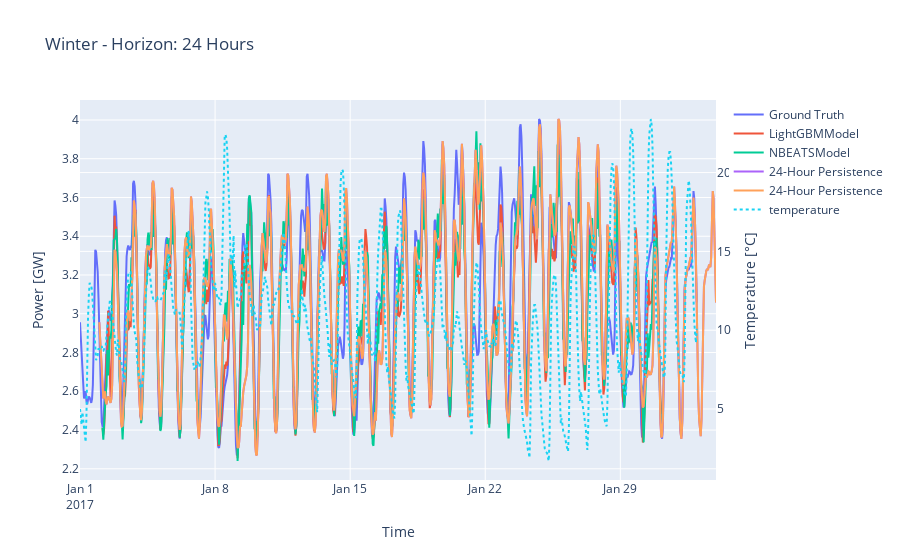
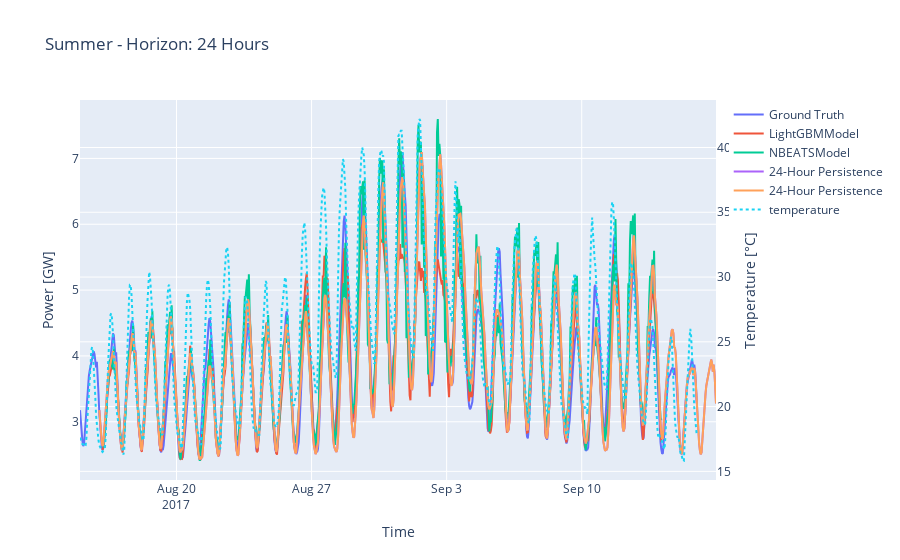
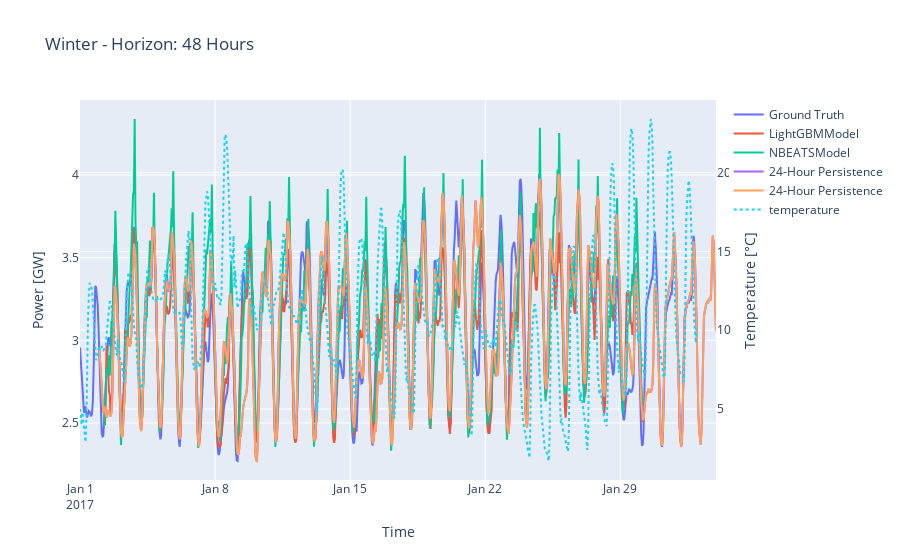
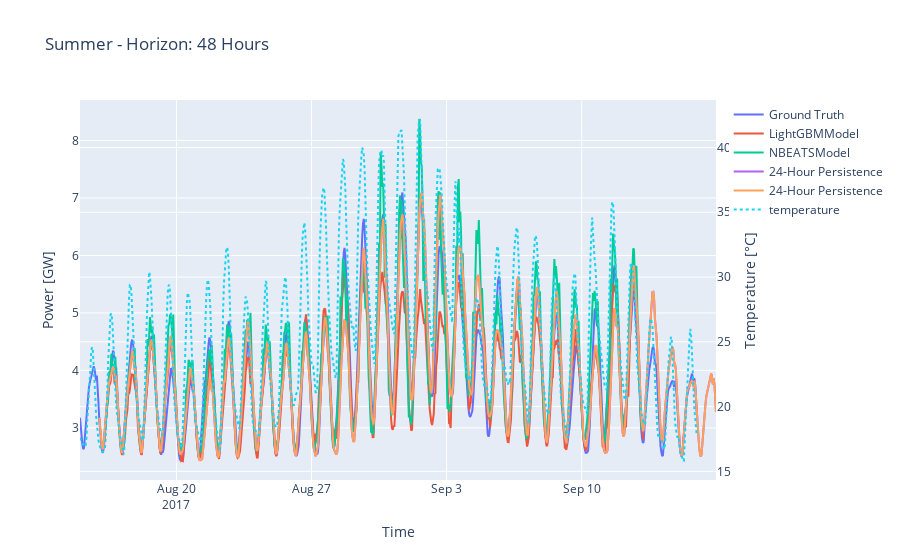

Write notebook code for charts like these, in order.
### Markdown cell above
### Plot 1: Side-by-side comparison of the models

### Code cell
temp_data = {'Summer': df_cov_test.iloc[:,0], 'Winter': df_cov_val.iloc[:,0]}
model_names.append('24-Hour Persistence')

for n_ahead, dict_result_season in dict_result_n_ahead.items():

    for season, (_, preds_per_model, gt) in dict_result_season.items():
        fig = go.Figure()

        # Add the ground truth data to the left axis
        fig.add_trace(go.Scatter(x=gt.pd_series().index, y=gt.pd_series().values, name="Ground Truth", yaxis="y1"))

        for model_name in model_names:
            preds = preds_per_model[model_name]
            fig.add_trace(go.Scatter(x=preds.pd_series().index, y=preds.pd_series().values, name=model_name, yaxis="y1"))

        # Add the df_cov_test data to the right axis
        
        series_weather = temp_data[season]
        fig.add_trace(go.Scatter(
        x=series_weather.index,
        y=series_weather.values,
        name="temperature",
        yaxis="y2",
        line=dict(dash="dot")  # Set the line style to dotted
    ))

        fig.update_layout(
            title=f"{season} - Horizon: {n_ahead// timesteps_per_hour} Hours",
            xaxis=dict(title="Time"),
            yaxis=dict(title=f"Power [{ts_train[0].components[0][-2:]}]", side="left"),
            yaxis2=dict(title="Temperature [°C]", overlaying="y", side="right"),
        )

        fig.show()
        wandb.log({f"{season} - Side-by-side comparison of predictions and the ground truth": fig})

### Figure 1 — Plotly figure (JSON) as saved in the notebook; plotly's stock layout.template omitted (floating-point values rounded to 4 significant figures; data arrays with more than 128 entries replaced by an {"elided": "..."} marker saying what was removed)
{"data": [{"name": "Ground Truth", "type": "scatter", "x": {"elided": "768 str values"}, "y": {"elided": "768 float values"}, "yaxis": "y"}, {"name": "LightGBMModel", "type": "scatter", "x": {"elided": "696 str values"}, "y": {"elided": "696 float values"}, "yaxis": "y"}, {"name": "NBEATSModel", "type": "scatter", "x": {"elided": "696 str values"}, "y": {"elided": "696 float values"}, "yaxis": "y"}, {"name": "24-Hour Persistence", "type": "scatter", "x": {"elided": "768 str values"}, "y": {"elided": "768 float values"}, "yaxis": "y"}, {"name": "24-Hour Persistence", "type": "scatter", "x": {"elided": "768 str values"}, "y": {"elided": "768 float values"}, "yaxis": "y"}, {"line": {"dash": "dot"}, "name": "temperature", "type": "scatter", "x": {"elided": "768 str values"}, "y": {"elided": "768 float values"}, "yaxis": "y2"}], "layout": {"title": {"text": "Winter - Horizon: 24 Hours"}, "xaxis": {"title": {"text": "Time"}}, "yaxis": {"side": "left", "title": {"text": "Power [GW]"}}, "yaxis2": {"overlaying": "y", "side": "right", "title": {"text": "Temperature [°C]"}}}}

### Figure 2 — Plotly figure (JSON) as saved in the notebook; plotly's stock layout.template omitted (floating-point values rounded to 4 significant figures; data arrays with more than 128 entries replaced by an {"elided": "..."} marker saying what was removed)
{"data": [{"name": "Ground Truth", "type": "scatter", "x": {"elided": "768 str values"}, "y": {"elided": "768 float values"}, "yaxis": "y"}, {"name": "LightGBMModel", "type": "scatter", "x": {"elided": "696 str values"}, "y": {"elided": "696 float values"}, "yaxis": "y"}, {"name": "NBEATSModel", "type": "scatter", "x": {"elided": "696 str values"}, "y": {"elided": "696 float values"}, "yaxis": "y"}, {"name": "24-Hour Persistence", "type": "scatter", "x": {"elided": "768 str values"}, "y": {"elided": "768 float values"}, "yaxis": "y"}, {"name": "24-Hour Persistence", "type": "scatter", "x": {"elided": "768 str values"}, "y": {"elided": "768 float values"}, "yaxis": "y"}, {"line": {"dash": "dot"}, "name": "temperature", "type": "scatter", "x": {"elided": "768 str values"}, "y": {"elided": "768 float values"}, "yaxis": "y2"}], "layout": {"title": {"text": "Summer - Horizon: 24 Hours"}, "xaxis": {"title": {"text": "Time"}}, "yaxis": {"side": "left", "title": {"text": "Power [GW]"}}, "yaxis2": {"overlaying": "y", "side": "right", "title": {"text": "Temperature [°C]"}}}}

### Figure 3 — Plotly figure (JSON) as saved in the notebook; plotly's stock layout.template omitted (floating-point values rounded to 4 significant figures; data arrays with more than 128 entries replaced by an {"elided": "..."} marker saying what was removed)
{"data": [{"name": "Ground Truth", "type": "scatter", "x": {"elided": "768 str values"}, "y": {"elided": "768 float values"}, "yaxis": "y"}, {"name": "LightGBMModel", "type": "scatter", "x": {"elided": "672 str values"}, "y": {"elided": "672 float values"}, "yaxis": "y"}, {"name": "NBEATSModel", "type": "scatter", "x": {"elided": "672 str values"}, "y": {"elided": "672 float values"}, "yaxis": "y"}, {"name": "24-Hour Persistence", "type": "scatter", "x": {"elided": "768 str values"}, "y": {"elided": "768 float values"}, "yaxis": "y"}, {"name": "24-Hour Persistence", "type": "scatter", "x": {"elided": "768 str values"}, "y": {"elided": "768 float values"}, "yaxis": "y"}, {"line": {"dash": "dot"}, "name": "temperature", "type": "scatter", "x": {"elided": "768 str values"}, "y": {"elided": "768 float values"}, "yaxis": "y2"}], "layout": {"title": {"text": "Winter - Horizon: 48 Hours"}, "xaxis": {"title": {"text": "Time"}}, "yaxis": {"side": "left", "title": {"text": "Power [GW]"}}, "yaxis2": {"overlaying": "y", "side": "right", "title": {"text": "Temperature [°C]"}}}}

### Figure 4 — Plotly figure (JSON) as saved in the notebook; plotly's stock layout.template omitted (floating-point values rounded to 4 significant figures; data arrays with more than 128 entries replaced by an {"elided": "..."} marker saying what was removed)
{"data": [{"name": "Ground Truth", "type": "scatter", "x": {"elided": "768 str values"}, "y": {"elided": "768 float values"}, "yaxis": "y"}, {"name": "LightGBMModel", "type": "scatter", "x": {"elided": "672 str values"}, "y": {"elided": "672 float values"}, "yaxis": "y"}, {"name": "NBEATSModel", "type": "scatter", "x": {"elided": "672 str values"}, "y": {"elided": "672 float values"}, "yaxis": "y"}, {"name": "24-Hour Persistence", "type": "scatter", "x": {"elided": "768 str values"}, "y": {"elided": "768 float values"}, "yaxis": "y"}, {"name": "24-Hour Persistence", "type": "scatter", "x": {"elided": "768 str values"}, "y": {"elided": "768 float values"}, "yaxis": "y"}, {"line": {"dash": "dot"}, "name": "temperature", "type": "scatter", "x": {"elided": "768 str values"}, "y": {"elided": "768 float values"}, "yaxis": "y2"}], "layout": {"title": {"text": "Summer - Horizon: 48 Hours"}, "xaxis": {"title": {"text": "Time"}}, "yaxis": {"side": "left", "title": {"text": "Power [GW]"}}, "yaxis2": {"overlaying": "y", "side": "right", "title": {"text": "Temperature [°C]"}}}}
